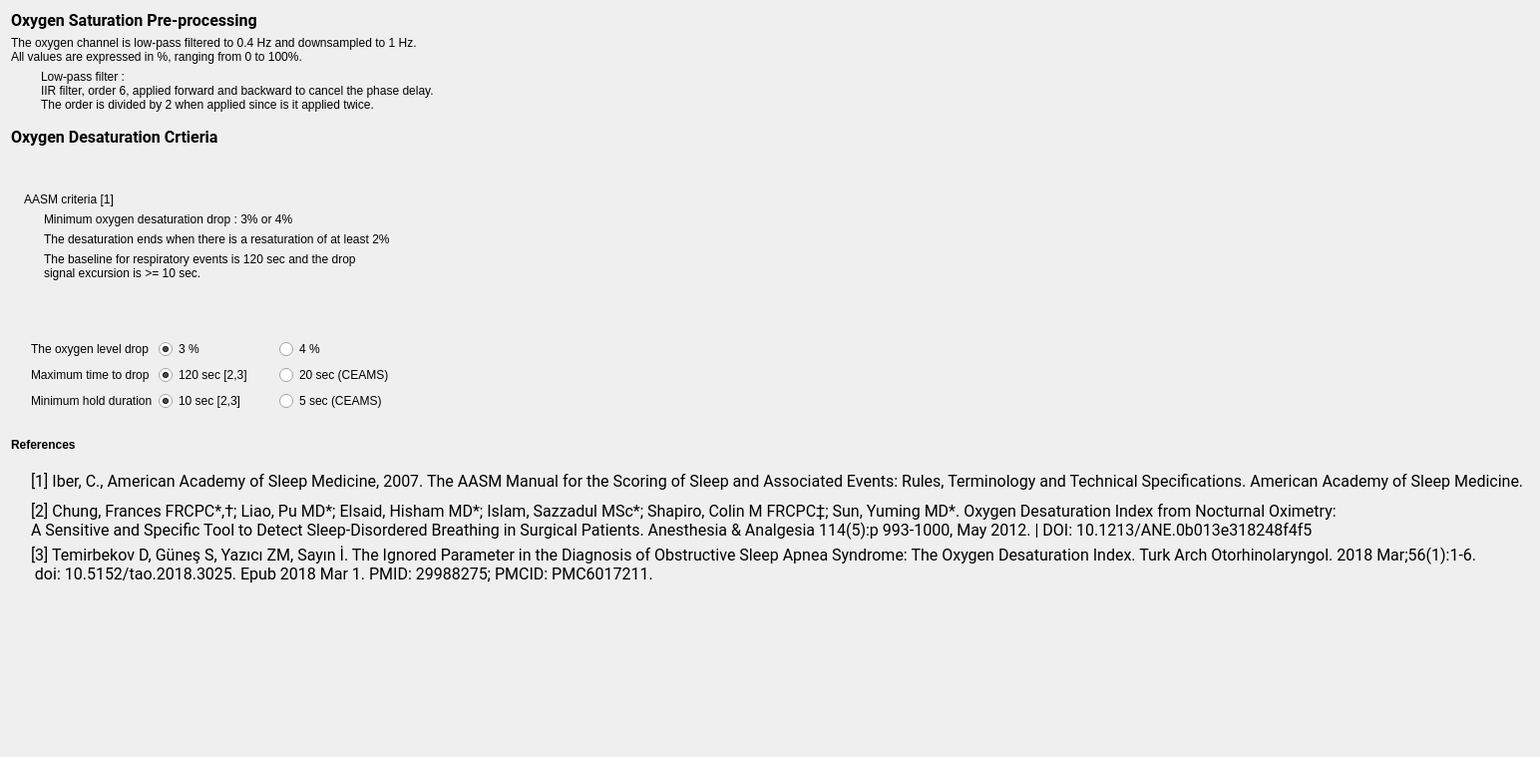
<?xml version="1.0" encoding="UTF-8"?>
<ui version="4.0">
 <class>DetectionSettings</class>
 <widget class="QWidget" name="DetectionSettings">
  <property name="geometry">
   <rect>
    <x>0</x>
    <y>0</y>
    <width>1544</width>
    <height>759</height>
   </rect>
  </property>
  <property name="windowTitle">
   <string/>
  </property>
  <property name="styleSheet">
   <string notr="true">font: 12pt &quot;Roboto&quot;;</string>
  </property>
  <layout class="QVBoxLayout" name="verticalLayout">
   <item>
    <widget class="QLabel" name="label_10">
     <property name="maximumSize">
      <size>
       <width>16777215</width>
       <height>30</height>
      </size>
     </property>
     <property name="font">
      <font>
       <family>Roboto</family>
       <pointsize>12</pointsize>
       <weight>50</weight>
       <italic>false</italic>
       <bold>false</bold>
      </font>
     </property>
     <property name="text">
      <string>&lt;html&gt;&lt;head/&gt;&lt;body&gt;&lt;p&gt;&lt;span style=&quot; font-weight:600;&quot;&gt;Oxygen Saturation Pre-processing&lt;/span&gt;&lt;/p&gt;&lt;/body&gt;&lt;/html&gt;</string>
     </property>
    </widget>
   </item>
   <item>
    <widget class="QLabel" name="label_11">
     <property name="minimumSize">
      <size>
       <width>0</width>
       <height>0</height>
      </size>
     </property>
     <property name="text">
      <string>The oxygen channel is low-pass filtered to 0.4 Hz and downsampled to 1 Hz.
All values are expressed in %, ranging from 0 to 100%.</string>
     </property>
    </widget>
   </item>
   <item>
    <layout class="QGridLayout" name="gridLayout_2">
     <item row="0" column="1">
      <widget class="QLabel" name="label_14">
       <property name="text">
        <string>Low-pass filter : 
IIR filter, order 6, applied forward and backward to cancel the phase delay. 
The order is divided by 2 when applied since is it applied twice.</string>
       </property>
      </widget>
     </item>
     <item row="0" column="0">
      <spacer name="horizontalSpacer_12">
       <property name="orientation">
        <enum>Qt::Horizontal</enum>
       </property>
       <property name="sizeType">
        <enum>QSizePolicy::Fixed</enum>
       </property>
       <property name="sizeHint" stdset="0">
        <size>
         <width>30</width>
         <height>20</height>
        </size>
       </property>
      </spacer>
     </item>
     <item row="1" column="1">
      <spacer name="verticalSpacer_3">
       <property name="orientation">
        <enum>Qt::Vertical</enum>
       </property>
       <property name="sizeType">
        <enum>QSizePolicy::Minimum</enum>
       </property>
       <property name="sizeHint" stdset="0">
        <size>
         <width>20</width>
         <height>10</height>
        </size>
       </property>
      </spacer>
     </item>
    </layout>
   </item>
   <item>
    <widget class="QLabel" name="label">
     <property name="font">
      <font>
       <family>Roboto</family>
       <pointsize>12</pointsize>
       <weight>50</weight>
       <italic>false</italic>
       <bold>false</bold>
      </font>
     </property>
     <property name="text">
      <string>&lt;html&gt;&lt;head/&gt;&lt;body&gt;&lt;p&gt;&lt;span style=&quot; font-weight:600;&quot;&gt;Oxygen Desaturation Crtieria&lt;/span&gt;&lt;/p&gt;&lt;/body&gt;&lt;/html&gt;</string>
     </property>
    </widget>
   </item>
   <item>
    <layout class="QHBoxLayout" name="horizontalLayout_2">
     <item>
      <widget class="QLabel" name="label_pic">
       <property name="maximumSize">
        <size>
         <width>16777215</width>
         <height>185</height>
        </size>
       </property>
       <property name="text">
        <string/>
       </property>
       <property name="pixmap">
        <pixmap resource="desaturation_criteria.qrc">:/desat_critera/oxy_desaturation_small.png</pixmap>
       </property>
      </widget>
     </item>
     <item>
      <layout class="QVBoxLayout" name="verticalLayout_4">
       <item>
        <spacer name="verticalSpacer_8">
         <property name="orientation">
          <enum>Qt::Vertical</enum>
         </property>
         <property name="sizeHint" stdset="0">
          <size>
           <width>20</width>
           <height>40</height>
          </size>
         </property>
        </spacer>
       </item>
       <item>
        <widget class="QLabel" name="label_7">
         <property name="text">
          <string>AASM criteria [1]</string>
         </property>
        </widget>
       </item>
       <item>
        <layout class="QHBoxLayout" name="horizontalLayout">
         <item>
          <spacer name="horizontalSpacer">
           <property name="orientation">
            <enum>Qt::Horizontal</enum>
           </property>
           <property name="sizeType">
            <enum>QSizePolicy::Fixed</enum>
           </property>
           <property name="sizeHint" stdset="0">
            <size>
             <width>20</width>
             <height>20</height>
            </size>
           </property>
          </spacer>
         </item>
         <item>
          <layout class="QVBoxLayout" name="verticalLayout_3">
           <item>
            <widget class="QLabel" name="label_13">
             <property name="text">
              <string>Minimum oxygen desaturation drop : 3% or 4%</string>
             </property>
             <property name="wordWrap">
              <bool>false</bool>
             </property>
            </widget>
           </item>
           <item>
            <widget class="QLabel" name="label_15">
             <property name="text">
              <string>The desaturation ends when there is a resaturation of at least 2%</string>
             </property>
             <property name="wordWrap">
              <bool>false</bool>
             </property>
            </widget>
           </item>
           <item>
            <widget class="QLabel" name="label_3">
             <property name="text">
              <string>The baseline for respiratory events is 120 sec and the drop signal excursion is &gt;= 10 sec.</string>
             </property>
             <property name="wordWrap">
              <bool>true</bool>
             </property>
            </widget>
           </item>
           <item>
            <spacer name="verticalSpacer_5">
             <property name="orientation">
              <enum>Qt::Vertical</enum>
             </property>
             <property name="sizeHint" stdset="0">
              <size>
               <width>20</width>
               <height>40</height>
              </size>
             </property>
            </spacer>
           </item>
          </layout>
         </item>
        </layout>
       </item>
      </layout>
     </item>
     <item>
      <spacer name="horizontalSpacer_4">
       <property name="orientation">
        <enum>Qt::Horizontal</enum>
       </property>
       <property name="sizeHint" stdset="0">
        <size>
         <width>40</width>
         <height>20</height>
        </size>
       </property>
      </spacer>
     </item>
    </layout>
   </item>
   <item>
    <spacer name="verticalSpacer_4">
     <property name="orientation">
      <enum>Qt::Vertical</enum>
     </property>
     <property name="sizeType">
      <enum>QSizePolicy::Minimum</enum>
     </property>
     <property name="sizeHint" stdset="0">
      <size>
       <width>20</width>
       <height>13</height>
      </size>
     </property>
    </spacer>
   </item>
   <item>
    <layout class="QGridLayout" name="gridLayout">
     <item row="0" column="1">
      <widget class="QLabel" name="label_2">
       <property name="minimumSize">
        <size>
         <width>120</width>
         <height>0</height>
        </size>
       </property>
       <property name="text">
        <string>The oxygen level drop</string>
       </property>
      </widget>
     </item>
     <item row="1" column="3">
      <widget class="QRadioButton" name="radioButton_20s">
       <property name="minimumSize">
        <size>
         <width>115</width>
         <height>0</height>
        </size>
       </property>
       <property name="text">
        <string>20 sec (CEAMS)</string>
       </property>
       <attribute name="buttonGroup">
        <string notr="true">buttonGroup_2</string>
       </attribute>
      </widget>
     </item>
     <item row="0" column="2">
      <widget class="QRadioButton" name="radioButton_3perc">
       <property name="text">
        <string>3 %</string>
       </property>
       <property name="checked">
        <bool>true</bool>
       </property>
       <attribute name="buttonGroup">
        <string notr="true">buttonGroup</string>
       </attribute>
      </widget>
     </item>
     <item row="1" column="4">
      <spacer name="horizontalSpacer_10">
       <property name="orientation">
        <enum>Qt::Horizontal</enum>
       </property>
       <property name="sizeHint" stdset="0">
        <size>
         <width>118</width>
         <height>20</height>
        </size>
       </property>
      </spacer>
     </item>
     <item row="0" column="4">
      <spacer name="horizontalSpacer_9">
       <property name="orientation">
        <enum>Qt::Horizontal</enum>
       </property>
       <property name="sizeHint" stdset="0">
        <size>
         <width>40</width>
         <height>20</height>
        </size>
       </property>
      </spacer>
     </item>
     <item row="2" column="3">
      <widget class="QRadioButton" name="radioButton_hold_5s">
       <property name="text">
        <string>5 sec (CEAMS)</string>
       </property>
       <attribute name="buttonGroup">
        <string notr="true">buttonGroup_3</string>
       </attribute>
      </widget>
     </item>
     <item row="2" column="1">
      <widget class="QLabel" name="label_4">
       <property name="minimumSize">
        <size>
         <width>120</width>
         <height>0</height>
        </size>
       </property>
       <property name="text">
        <string>Minimum hold duration</string>
       </property>
      </widget>
     </item>
     <item row="0" column="3">
      <widget class="QRadioButton" name="radioButton_4perc">
       <property name="text">
        <string>4 %</string>
       </property>
       <attribute name="buttonGroup">
        <string notr="true">buttonGroup</string>
       </attribute>
      </widget>
     </item>
     <item row="2" column="4">
      <spacer name="horizontalSpacer_11">
       <property name="orientation">
        <enum>Qt::Horizontal</enum>
       </property>
       <property name="sizeHint" stdset="0">
        <size>
         <width>108</width>
         <height>18</height>
        </size>
       </property>
      </spacer>
     </item>
     <item row="1" column="1">
      <widget class="QLabel" name="label_17">
       <property name="text">
        <string>Maximum time to drop</string>
       </property>
      </widget>
     </item>
     <item row="1" column="2">
      <widget class="QRadioButton" name="radioButton_120s">
       <property name="minimumSize">
        <size>
         <width>115</width>
         <height>0</height>
        </size>
       </property>
       <property name="text">
        <string>120 sec [2,3]</string>
       </property>
       <property name="checked">
        <bool>true</bool>
       </property>
       <attribute name="buttonGroup">
        <string notr="true">buttonGroup_2</string>
       </attribute>
      </widget>
     </item>
     <item row="2" column="2">
      <widget class="QRadioButton" name="radioButton_hold_10s">
       <property name="text">
        <string>10 sec [2,3]</string>
       </property>
       <property name="checked">
        <bool>true</bool>
       </property>
       <attribute name="buttonGroup">
        <string notr="true">buttonGroup_3</string>
       </attribute>
      </widget>
     </item>
     <item row="0" column="0">
      <spacer name="horizontalSpacer_3">
       <property name="orientation">
        <enum>Qt::Horizontal</enum>
       </property>
       <property name="sizeType">
        <enum>QSizePolicy::Fixed</enum>
       </property>
       <property name="sizeHint" stdset="0">
        <size>
         <width>20</width>
         <height>20</height>
        </size>
       </property>
      </spacer>
     </item>
    </layout>
   </item>
   <item>
    <spacer name="verticalSpacer_6">
     <property name="orientation">
      <enum>Qt::Vertical</enum>
     </property>
     <property name="sizeType">
      <enum>QSizePolicy::Minimum</enum>
     </property>
     <property name="sizeHint" stdset="0">
      <size>
       <width>20</width>
       <height>13</height>
      </size>
     </property>
    </spacer>
   </item>
   <item>
    <widget class="QLabel" name="label_8">
     <property name="minimumSize">
      <size>
       <width>0</width>
       <height>30</height>
      </size>
     </property>
     <property name="text">
      <string>&lt;html&gt;&lt;head/&gt;&lt;body&gt;&lt;p&gt;&lt;span style=&quot; font-weight:600;&quot;&gt;References&lt;/span&gt;&lt;/p&gt;&lt;/body&gt;&lt;/html&gt;</string>
     </property>
    </widget>
   </item>
   <item>
    <layout class="QHBoxLayout" name="horizontalLayout_3">
     <item>
      <spacer name="horizontalSpacer_2">
       <property name="orientation">
        <enum>Qt::Horizontal</enum>
       </property>
       <property name="sizeType">
        <enum>QSizePolicy::Fixed</enum>
       </property>
       <property name="sizeHint" stdset="0">
        <size>
         <width>20</width>
         <height>20</height>
        </size>
       </property>
      </spacer>
     </item>
     <item>
      <layout class="QVBoxLayout" name="verticalLayout_2">
       <item>
        <widget class="QLabel" name="label_16">
         <property name="minimumSize">
          <size>
           <width>0</width>
           <height>30</height>
          </size>
         </property>
         <property name="font">
          <font>
           <family>Roboto</family>
           <pointsize>12</pointsize>
           <weight>50</weight>
           <italic>false</italic>
           <bold>false</bold>
          </font>
         </property>
         <property name="text">
          <string>[1] Iber, C., American Academy of Sleep Medicine, 2007. The AASM Manual for the Scoring of Sleep and Associated Events: Rules, Terminology and Technical Specifications. American Academy of Sleep Medicine.</string>
         </property>
         <property name="wordWrap">
          <bool>true</bool>
         </property>
        </widget>
       </item>
       <item>
        <widget class="QLabel" name="label_5">
         <property name="font">
          <font>
           <family>Roboto</family>
           <pointsize>12</pointsize>
           <weight>50</weight>
           <italic>false</italic>
           <bold>false</bold>
          </font>
         </property>
         <property name="text">
          <string>[2] Chung, Frances FRCPC*,†; Liao, Pu MD*; Elsaid, Hisham MD*; Islam, Sazzadul MSc*; Shapiro, Colin M FRCPC‡; Sun, Yuming MD*. Oxygen Desaturation Index from Nocturnal Oximetry: 
A Sensitive and Specific Tool to Detect Sleep-Disordered Breathing in Surgical Patients. Anesthesia &amp; Analgesia 114(5):p 993-1000, May 2012. | DOI: 10.1213/ANE.0b013e318248f4f5</string>
         </property>
         <property name="wordWrap">
          <bool>true</bool>
         </property>
        </widget>
       </item>
       <item>
        <widget class="QLabel" name="label_6">
         <property name="font">
          <font>
           <family>Roboto</family>
           <pointsize>12</pointsize>
           <weight>50</weight>
           <italic>false</italic>
           <bold>false</bold>
          </font>
         </property>
         <property name="text">
          <string>[3] Temirbekov D, Güneş S, Yazıcı ZM, Sayın İ. The Ignored Parameter in the Diagnosis of Obstructive Sleep Apnea Syndrome: The Oxygen Desaturation Index. Turk Arch Otorhinolaryngol. 2018 Mar;56(1):1-6.
 doi: 10.5152/tao.2018.3025. Epub 2018 Mar 1. PMID: 29988275; PMCID: PMC6017211.</string>
         </property>
         <property name="wordWrap">
          <bool>true</bool>
         </property>
        </widget>
       </item>
      </layout>
     </item>
    </layout>
   </item>
   <item>
    <spacer name="verticalSpacer_7">
     <property name="orientation">
      <enum>Qt::Vertical</enum>
     </property>
     <property name="sizeType">
      <enum>QSizePolicy::Expanding</enum>
     </property>
     <property name="sizeHint" stdset="0">
      <size>
       <width>20</width>
       <height>139</height>
      </size>
     </property>
    </spacer>
   </item>
  </layout>
 </widget>
 <resources>
  <include location="desaturation_criteria.qrc"/>
  <include location="../../../../../scinodes_poc/src/main/python/ui/themes/themes.qrc"/>
 </resources>
 <connections/>
 <buttongroups>
  <buttongroup name="buttonGroup"/>
  <buttongroup name="buttonGroup_3"/>
  <buttongroup name="buttonGroup_2"/>
 </buttongroups>
</ui>
